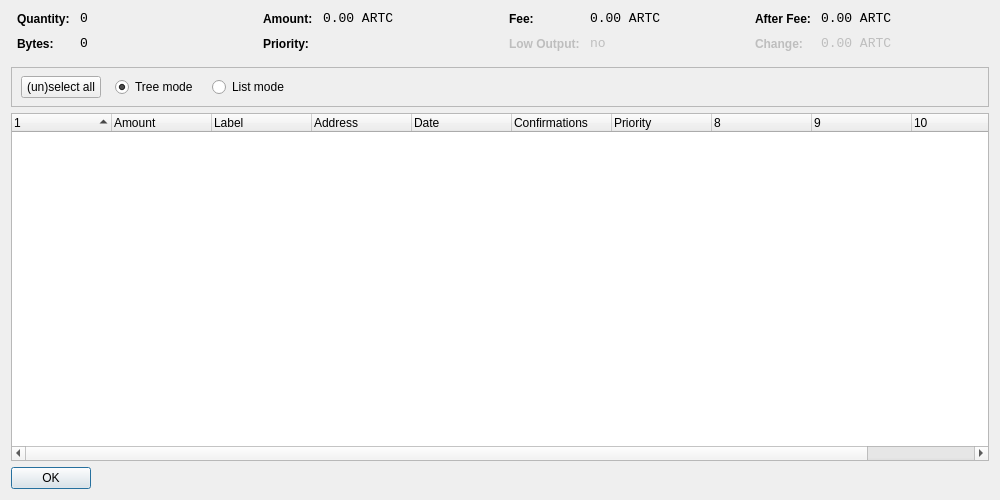
<?xml version="1.0" encoding="UTF-8"?>
<ui version="4.0">
 <class>CoinControlDialog</class>
 <widget class="QDialog" name="CoinControlDialog">
  <property name="geometry">
   <rect>
    <x>0</x>
    <y>0</y>
    <width>1000</width>
    <height>500</height>
   </rect>
  </property>
  <property name="windowTitle">
   <string>Coin Control</string>
  </property>
  <layout class="QVBoxLayout" name="verticalLayout">
   <item>
    <layout class="QHBoxLayout" name="horizontalLayoutTop" stretch="0,0,0,0">
     <property name="topMargin">
      <number>0</number>
     </property>
     <property name="bottomMargin">
      <number>10</number>
     </property>
     <item>
      <layout class="QFormLayout" name="formLayoutCoinControl1">
       <property name="horizontalSpacing">
        <number>10</number>
       </property>
       <property name="verticalSpacing">
        <number>10</number>
       </property>
       <property name="leftMargin">
        <number>6</number>
       </property>
       <property name="rightMargin">
        <number>6</number>
       </property>
       <item row="0" column="0">
        <widget class="QLabel" name="labelCoinControlQuantityText">
         <property name="styleSheet">
          <string notr="true">font-weight:bold;</string>
         </property>
         <property name="text">
          <string>Quantity:</string>
         </property>
        </widget>
       </item>
       <item row="0" column="1">
        <widget class="QLabel" name="labelCoinControlQuantity">
         <property name="font">
          <font>
           <family>Monospace</family>
           <pointsize>10</pointsize>
          </font>
         </property>
         <property name="cursor">
          <cursorShape>IBeamCursor</cursorShape>
         </property>
         <property name="contextMenuPolicy">
          <enum>Qt::ActionsContextMenu</enum>
         </property>
         <property name="text">
          <string notr="true">0</string>
         </property>
         <property name="textInteractionFlags">
          <set>Qt::LinksAccessibleByMouse|Qt::TextSelectableByKeyboard|Qt::TextSelectableByMouse</set>
         </property>
        </widget>
       </item>
       <item row="1" column="0">
        <widget class="QLabel" name="labelCoinControlBytesText">
         <property name="styleSheet">
          <string notr="true">font-weight:bold;</string>
         </property>
         <property name="text">
          <string>Bytes:</string>
         </property>
        </widget>
       </item>
       <item row="1" column="1">
        <widget class="QLabel" name="labelCoinControlBytes">
         <property name="font">
          <font>
           <family>Monospace</family>
           <pointsize>10</pointsize>
          </font>
         </property>
         <property name="cursor">
          <cursorShape>IBeamCursor</cursorShape>
         </property>
         <property name="contextMenuPolicy">
          <enum>Qt::ActionsContextMenu</enum>
         </property>
         <property name="text">
          <string notr="true">0</string>
         </property>
         <property name="textInteractionFlags">
          <set>Qt::LinksAccessibleByMouse|Qt::TextSelectableByKeyboard|Qt::TextSelectableByMouse</set>
         </property>
        </widget>
       </item>
      </layout>
     </item>
     <item>
      <layout class="QFormLayout" name="formLayoutCoinControl2">
       <property name="horizontalSpacing">
        <number>10</number>
       </property>
       <property name="verticalSpacing">
        <number>10</number>
       </property>
       <property name="leftMargin">
        <number>6</number>
       </property>
       <property name="rightMargin">
        <number>6</number>
       </property>
       <item row="0" column="0">
        <widget class="QLabel" name="labelCoinControlAmountText">
         <property name="styleSheet">
          <string notr="true">font-weight:bold;</string>
         </property>
         <property name="text">
          <string>Amount:</string>
         </property>
        </widget>
       </item>
       <item row="0" column="1">
        <widget class="QLabel" name="labelCoinControlAmount">
         <property name="font">
          <font>
           <family>Monospace</family>
           <pointsize>10</pointsize>
          </font>
         </property>
         <property name="cursor">
          <cursorShape>IBeamCursor</cursorShape>
         </property>
         <property name="contextMenuPolicy">
          <enum>Qt::ActionsContextMenu</enum>
         </property>
         <property name="text">
          <string notr="true">0.00 ARTC</string>
         </property>
         <property name="textInteractionFlags">
          <set>Qt::LinksAccessibleByMouse|Qt::TextSelectableByKeyboard|Qt::TextSelectableByMouse</set>
         </property>
        </widget>
       </item>
       <item row="1" column="0">
        <widget class="QLabel" name="labelCoinControlPriorityText">
         <property name="styleSheet">
          <string notr="true">font-weight:bold;</string>
         </property>
         <property name="text">
          <string>Priority:</string>
         </property>
        </widget>
       </item>
       <item row="1" column="1">
        <widget class="QLabel" name="labelCoinControlPriority">
         <property name="font">
          <font>
           <family>Monospace</family>
           <pointsize>10</pointsize>
          </font>
         </property>
         <property name="cursor">
          <cursorShape>IBeamCursor</cursorShape>
         </property>
         <property name="contextMenuPolicy">
          <enum>Qt::ActionsContextMenu</enum>
         </property>
         <property name="text">
          <string/>
         </property>
         <property name="textInteractionFlags">
          <set>Qt::LinksAccessibleByMouse|Qt::TextSelectableByKeyboard|Qt::TextSelectableByMouse</set>
         </property>
        </widget>
       </item>
      </layout>
     </item>
     <item>
      <layout class="QFormLayout" name="formLayoutCoinControl3">
       <property name="horizontalSpacing">
        <number>10</number>
       </property>
       <property name="verticalSpacing">
        <number>10</number>
       </property>
       <property name="leftMargin">
        <number>6</number>
       </property>
       <property name="rightMargin">
        <number>6</number>
       </property>
       <item row="0" column="0">
        <widget class="QLabel" name="labelCoinControlFeeText">
         <property name="styleSheet">
          <string notr="true">font-weight:bold;</string>
         </property>
         <property name="text">
          <string>Fee:</string>
         </property>
        </widget>
       </item>
       <item row="0" column="1">
        <widget class="QLabel" name="labelCoinControlFee">
         <property name="font">
          <font>
           <family>Monospace</family>
           <pointsize>10</pointsize>
          </font>
         </property>
         <property name="cursor">
          <cursorShape>IBeamCursor</cursorShape>
         </property>
         <property name="contextMenuPolicy">
          <enum>Qt::ActionsContextMenu</enum>
         </property>
         <property name="text">
          <string notr="true">0.00 ARTC</string>
         </property>
         <property name="textInteractionFlags">
          <set>Qt::LinksAccessibleByMouse|Qt::TextSelectableByKeyboard|Qt::TextSelectableByMouse</set>
         </property>
        </widget>
       </item>
       <item row="1" column="0">
        <widget class="QLabel" name="labelCoinControlLowOutputText">
         <property name="enabled">
          <bool>false</bool>
         </property>
         <property name="styleSheet">
          <string notr="true">font-weight:bold;</string>
         </property>
         <property name="text">
          <string>Low Output:</string>
         </property>
        </widget>
       </item>
       <item row="1" column="1">
        <widget class="QLabel" name="labelCoinControlLowOutput">
         <property name="enabled">
          <bool>false</bool>
         </property>
         <property name="font">
          <font>
           <family>Monospace</family>
           <pointsize>10</pointsize>
          </font>
         </property>
         <property name="cursor">
          <cursorShape>IBeamCursor</cursorShape>
         </property>
         <property name="contextMenuPolicy">
          <enum>Qt::ActionsContextMenu</enum>
         </property>
         <property name="text">
          <string notr="true">no</string>
         </property>
         <property name="textInteractionFlags">
          <set>Qt::LinksAccessibleByMouse|Qt::TextSelectableByKeyboard|Qt::TextSelectableByMouse</set>
         </property>
        </widget>
       </item>
      </layout>
     </item>
     <item>
      <layout class="QFormLayout" name="formLayoutCoinControl4">
       <property name="horizontalSpacing">
        <number>10</number>
       </property>
       <property name="verticalSpacing">
        <number>10</number>
       </property>
       <property name="leftMargin">
        <number>6</number>
       </property>
       <property name="rightMargin">
        <number>6</number>
       </property>
       <item row="0" column="0">
        <widget class="QLabel" name="labelCoinControlAfterFeeText">
         <property name="styleSheet">
          <string notr="true">font-weight:bold;</string>
         </property>
         <property name="text">
          <string>After Fee:</string>
         </property>
        </widget>
       </item>
       <item row="0" column="1">
        <widget class="QLabel" name="labelCoinControlAfterFee">
         <property name="font">
          <font>
           <family>Monospace</family>
           <pointsize>10</pointsize>
          </font>
         </property>
         <property name="cursor">
          <cursorShape>IBeamCursor</cursorShape>
         </property>
         <property name="contextMenuPolicy">
          <enum>Qt::ActionsContextMenu</enum>
         </property>
         <property name="text">
          <string notr="true">0.00 ARTC</string>
         </property>
         <property name="textInteractionFlags">
          <set>Qt::LinksAccessibleByMouse|Qt::TextSelectableByKeyboard|Qt::TextSelectableByMouse</set>
         </property>
        </widget>
       </item>
       <item row="1" column="0">
        <widget class="QLabel" name="labelCoinControlChangeText">
         <property name="enabled">
          <bool>false</bool>
         </property>
         <property name="styleSheet">
          <string notr="true">font-weight:bold;</string>
         </property>
         <property name="text">
          <string>Change:</string>
         </property>
        </widget>
       </item>
       <item row="1" column="1">
        <widget class="QLabel" name="labelCoinControlChange">
         <property name="enabled">
          <bool>false</bool>
         </property>
         <property name="font">
          <font>
           <family>Monospace</family>
           <pointsize>10</pointsize>
          </font>
         </property>
         <property name="cursor">
          <cursorShape>IBeamCursor</cursorShape>
         </property>
         <property name="contextMenuPolicy">
          <enum>Qt::ActionsContextMenu</enum>
         </property>
         <property name="text">
          <string notr="true">0.00 ARTC</string>
         </property>
         <property name="textInteractionFlags">
          <set>Qt::LinksAccessibleByMouse|Qt::TextSelectableByKeyboard|Qt::TextSelectableByMouse</set>
         </property>
        </widget>
       </item>
      </layout>
     </item>
    </layout>
   </item>
   <item>
    <widget class="QFrame" name="frame">
     <property name="minimumSize">
      <size>
       <width>0</width>
       <height>40</height>
      </size>
     </property>
     <property name="frameShape">
      <enum>QFrame::StyledPanel</enum>
     </property>
     <property name="frameShadow">
      <enum>QFrame::Sunken</enum>
     </property>
     <widget class="QWidget" name="horizontalLayoutWidget">
      <property name="geometry">
       <rect>
        <x>10</x>
        <y>0</y>
        <width>781</width>
        <height>41</height>
       </rect>
      </property>
      <layout class="QHBoxLayout" name="horizontalLayoutPanel" stretch="0,0,0,0,0">
       <property name="spacing">
        <number>14</number>
       </property>
       <item>
        <widget class="QPushButton" name="pushButtonSelectAll">
         <property name="sizePolicy">
          <sizepolicy hsizetype="Maximum" vsizetype="Fixed">
           <horstretch>0</horstretch>
           <verstretch>0</verstretch>
          </sizepolicy>
         </property>
         <property name="text">
          <string>(un)select all</string>
         </property>
        </widget>
       </item>
       <item>
        <widget class="QRadioButton" name="radioTreeMode">
         <property name="sizePolicy">
          <sizepolicy hsizetype="Maximum" vsizetype="Fixed">
           <horstretch>0</horstretch>
           <verstretch>0</verstretch>
          </sizepolicy>
         </property>
         <property name="text">
          <string>Tree mode</string>
         </property>
         <property name="checked">
          <bool>true</bool>
         </property>
        </widget>
       </item>
       <item>
        <widget class="QRadioButton" name="radioListMode">
         <property name="sizePolicy">
          <sizepolicy hsizetype="Maximum" vsizetype="Fixed">
           <horstretch>0</horstretch>
           <verstretch>0</verstretch>
          </sizepolicy>
         </property>
         <property name="text">
          <string>List mode</string>
         </property>
        </widget>
       </item>
       <item>
        <spacer name="horizontalSpacer">
         <property name="orientation">
          <enum>Qt::Horizontal</enum>
         </property>
         <property name="sizeHint" stdset="0">
          <size>
           <width>40</width>
           <height>20</height>
          </size>
         </property>
        </spacer>
       </item>
      </layout>
     </widget>
    </widget>
   </item>
   <item>
    <widget class="CoinControlTreeWidget" name="treeWidget">
     <property name="contextMenuPolicy">
      <enum>Qt::CustomContextMenu</enum>
     </property>
     <property name="sortingEnabled">
      <bool>false</bool>
     </property>
     <property name="columnCount">
      <number>11</number>
     </property>
     <attribute name="headerShowSortIndicator" stdset="0">
      <bool>true</bool>
     </attribute>
     <attribute name="headerStretchLastSection">
      <bool>false</bool>
     </attribute>
     <column>
      <property name="text">
       <string/>
      </property>
     </column>
     <column>
      <property name="text">
       <string>Amount</string>
      </property>
     </column>
     <column>
      <property name="text">
       <string>Label</string>
      </property>
     </column>
     <column>
      <property name="text">
       <string>Address</string>
      </property>
     </column>
     <column>
      <property name="text">
       <string>Date</string>
      </property>
     </column>
     <column>
      <property name="text">
       <string>Confirmations</string>
      </property>
      <property name="toolTip">
       <string>Confirmed</string>
      </property>
     </column>
     <column>
      <property name="text">
       <string>Priority</string>
      </property>
     </column>
     <column>
      <property name="text">
       <string/>
      </property>
     </column>
     <column>
      <property name="text">
       <string/>
      </property>
     </column>
     <column>
      <property name="text">
       <string/>
      </property>
     </column>
     <column>
      <property name="text">
       <string/>
      </property>
     </column>
    </widget>
   </item>
   <item>
    <widget class="QDialogButtonBox" name="buttonBox">
     <property name="sizePolicy">
      <sizepolicy hsizetype="Maximum" vsizetype="Fixed">
       <horstretch>0</horstretch>
       <verstretch>0</verstretch>
      </sizepolicy>
     </property>
     <property name="orientation">
      <enum>Qt::Horizontal</enum>
     </property>
     <property name="standardButtons">
      <set>QDialogButtonBox::Ok</set>
     </property>
    </widget>
   </item>
  </layout>
 </widget>
 <customwidgets>
  <customwidget>
   <class>CoinControlTreeWidget</class>
   <extends>QTreeWidget</extends>
   <header>coincontroltreewidget.h</header>
  </customwidget>
 </customwidgets>
 <resources/>
 <connections/>
</ui>
